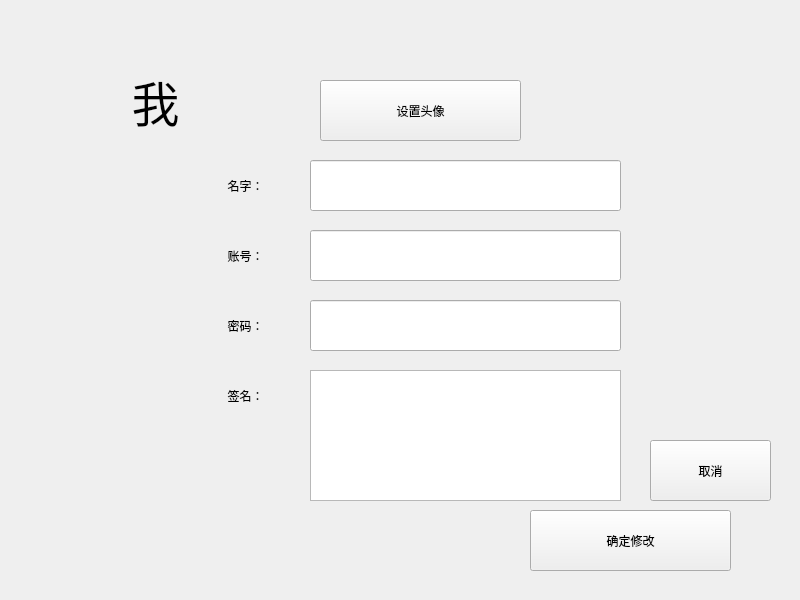
<?xml version="1.0" encoding="UTF-8"?>
<ui version="4.0">
 <class>Form_MyInfo</class>
 <widget class="QWidget" name="Form_MyInfo">
  <property name="geometry">
   <rect>
    <x>0</x>
    <y>0</y>
    <width>800</width>
    <height>600</height>
   </rect>
  </property>
  <property name="windowTitle">
   <string>Form</string>
  </property>
  <property name="styleSheet">
   <string notr="true"/>
  </property>
  <widget class="QLabel" name="background">
   <property name="geometry">
    <rect>
     <x>0</x>
     <y>0</y>
     <width>800</width>
     <height>600</height>
    </rect>
   </property>
   <property name="text">
    <string/>
   </property>
   <property name="pixmap">
    <pixmap resource="../../Resource/resource.qrc">:/Image/background.jpg</pixmap>
   </property>
   <property name="scaledContents">
    <bool>true</bool>
   </property>
  </widget>
  <widget class="QWidget" name="Group_Main" native="true">
   <property name="geometry">
    <rect>
     <x>100</x>
     <y>50</y>
     <width>601</width>
     <height>481</height>
    </rect>
   </property>
   <property name="styleSheet">
    <string notr="true">QLabel{
	border: 0px;
	border-radius: 30px;
}</string>
   </property>
   <widget class="QPushButton" name="btn_setHead">
    <property name="geometry">
     <rect>
      <x>220</x>
      <y>30</y>
      <width>201</width>
      <height>61</height>
     </rect>
    </property>
    <property name="text">
     <string>设置头像</string>
    </property>
   </widget>
   <widget class="QLineEdit" name="le_name">
    <property name="geometry">
     <rect>
      <x>210</x>
      <y>110</y>
      <width>311</width>
      <height>51</height>
     </rect>
    </property>
    <property name="readOnly">
     <bool>false</bool>
    </property>
   </widget>
   <widget class="QLabel" name="lb_name">
    <property name="geometry">
     <rect>
      <x>30</x>
      <y>110</y>
      <width>231</width>
      <height>51</height>
     </rect>
    </property>
    <property name="text">
     <string>名字：</string>
    </property>
    <property name="alignment">
     <set>Qt::AlignCenter</set>
    </property>
   </widget>
   <widget class="QLabel" name="lb_no">
    <property name="geometry">
     <rect>
      <x>30</x>
      <y>180</y>
      <width>231</width>
      <height>51</height>
     </rect>
    </property>
    <property name="text">
     <string>账号：</string>
    </property>
    <property name="alignment">
     <set>Qt::AlignCenter</set>
    </property>
   </widget>
   <widget class="QLineEdit" name="le_no">
    <property name="geometry">
     <rect>
      <x>210</x>
      <y>180</y>
      <width>311</width>
      <height>51</height>
     </rect>
    </property>
    <property name="readOnly">
     <bool>true</bool>
    </property>
   </widget>
   <widget class="QLabel" name="lb_pwd">
    <property name="geometry">
     <rect>
      <x>30</x>
      <y>250</y>
      <width>231</width>
      <height>51</height>
     </rect>
    </property>
    <property name="text">
     <string>密码：</string>
    </property>
    <property name="alignment">
     <set>Qt::AlignCenter</set>
    </property>
   </widget>
   <widget class="QLineEdit" name="le_pwd">
    <property name="geometry">
     <rect>
      <x>210</x>
      <y>250</y>
      <width>311</width>
      <height>51</height>
     </rect>
    </property>
   </widget>
   <widget class="QLabel" name="lb_signature">
    <property name="geometry">
     <rect>
      <x>30</x>
      <y>320</y>
      <width>231</width>
      <height>51</height>
     </rect>
    </property>
    <property name="text">
     <string>签名：</string>
    </property>
    <property name="alignment">
     <set>Qt::AlignCenter</set>
    </property>
   </widget>
   <widget class="QTextEdit" name="te_signature">
    <property name="geometry">
     <rect>
      <x>210</x>
      <y>320</y>
      <width>311</width>
      <height>131</height>
     </rect>
    </property>
    <property name="verticalScrollBarPolicy">
     <enum>Qt::ScrollBarAlwaysOff</enum>
    </property>
    <property name="horizontalScrollBarPolicy">
     <enum>Qt::ScrollBarAlwaysOff</enum>
    </property>
   </widget>
   <widget class="QLabel" name="lb_title">
    <property name="geometry">
     <rect>
      <x>-20</x>
      <y>20</y>
      <width>151</width>
      <height>61</height>
     </rect>
    </property>
    <property name="styleSheet">
     <string notr="true">Font: 36pt;</string>
    </property>
    <property name="text">
     <string>我</string>
    </property>
    <property name="alignment">
     <set>Qt::AlignCenter</set>
    </property>
   </widget>
   <widget class="QPushButton" name="btn_head">
    <property name="geometry">
     <rect>
      <x>140</x>
      <y>30</y>
      <width>60</width>
      <height>60</height>
     </rect>
    </property>
    <property name="styleSheet">
     <string notr="true">background-color: transparent;
border-radius: 30px;</string>
    </property>
    <property name="text">
     <string/>
    </property>
   </widget>
   <widget class="QLabel" name="lb_head">
    <property name="geometry">
     <rect>
      <x>140</x>
      <y>30</y>
      <width>60</width>
      <height>60</height>
     </rect>
    </property>
    <property name="styleSheet">
     <string notr="true"/>
    </property>
    <property name="text">
     <string/>
    </property>
    <property name="scaledContents">
     <bool>true</bool>
    </property>
   </widget>
   <zorder>btn_setHead</zorder>
   <zorder>le_name</zorder>
   <zorder>lb_name</zorder>
   <zorder>lb_no</zorder>
   <zorder>le_no</zorder>
   <zorder>lb_pwd</zorder>
   <zorder>le_pwd</zorder>
   <zorder>lb_signature</zorder>
   <zorder>te_signature</zorder>
   <zorder>lb_title</zorder>
   <zorder>lb_head</zorder>
   <zorder>btn_head</zorder>
  </widget>
  <widget class="QPushButton" name="btn_confirm">
   <property name="geometry">
    <rect>
     <x>530</x>
     <y>510</y>
     <width>201</width>
     <height>61</height>
    </rect>
   </property>
   <property name="text">
    <string>确定修改</string>
   </property>
  </widget>
  <widget class="QPushButton" name="btn_cancel">
   <property name="geometry">
    <rect>
     <x>650</x>
     <y>440</y>
     <width>121</width>
     <height>61</height>
    </rect>
   </property>
   <property name="text">
    <string>取消</string>
   </property>
  </widget>
 </widget>
 <resources>
  <include location="../../Resource/resource.qrc"/>
 </resources>
 <connections/>
</ui>
